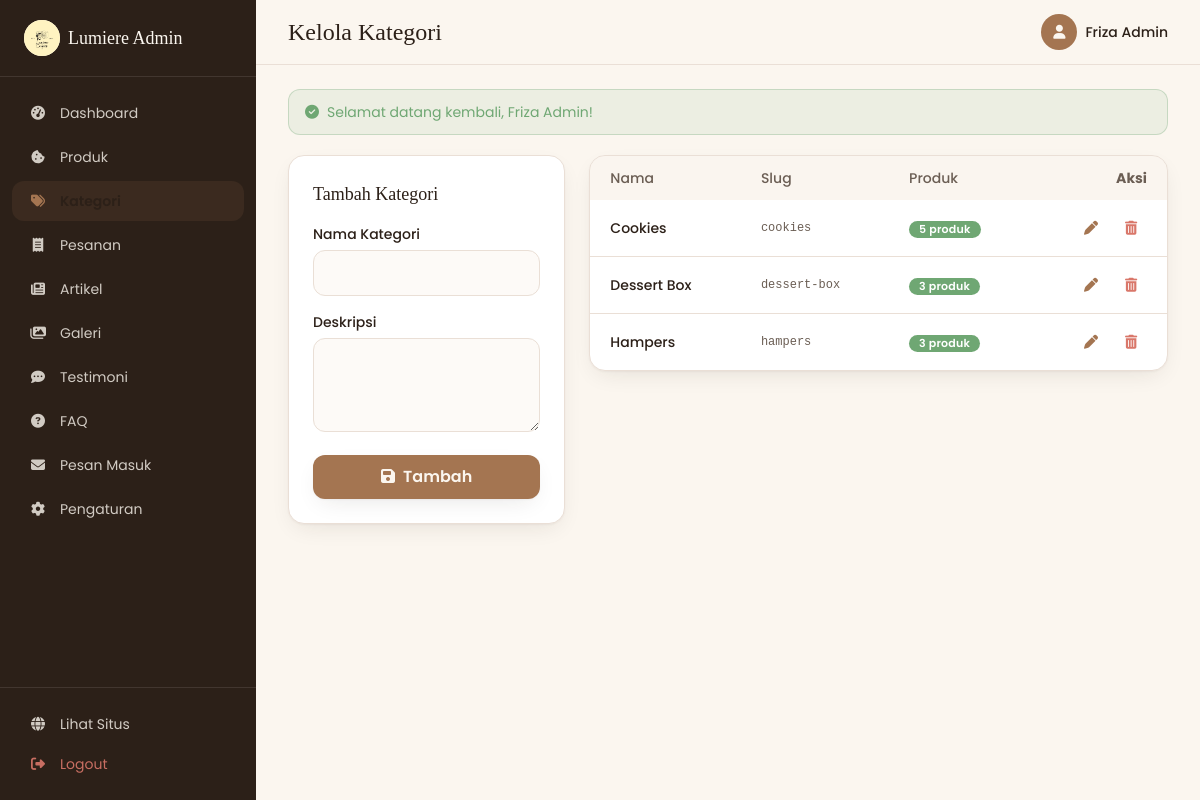
/index.php?page=admin/categories (signed in), run on the app's committed database.
### tables this page shows
CREATE TABLE categories (
  id          INT AUTO_INCREMENT PRIMARY KEY,
  name        VARCHAR(80) NOT NULL,
  slug        VARCHAR(100) NOT NULL UNIQUE,
  description VARCHAR(255) DEFAULT NULL,
  created_at  TIMESTAMP NOT NULL DEFAULT CURRENT_TIMESTAMP
);

### public/index.php (called while the page is built, shortened)
<?php
require __DIR__ . '/../src/config/database.php';
require __DIR__ . '/../src/includes/functions.php';
$routes = [
    'home'          => 'public/home.php',
    'catalog'       => 'public/catalog.php',
    'product'       => 'public/product.php',
    'cart'          => 'public/cart.php',
    'checkout'      => 'public/checkout.php',
    'order-success' => 'public/order_success.php',
    'articles'      => 'public/articles.php',
    'article'       => 'public/article.php',
    'contact'       => 'public/contact.php',
    'login'  => 'auth/login.php',
    'logout' => 'auth/logout.php',
    'api/cart' => 'api/cart.php',
    'admin'             => 'admin/dashboard.php',
    'admin/products'    => 'admin/products.php',
    'admin/categories'  => 'admin/categories.php',
    'admin/orders'      => 'admin/orders.php',
    'admin/order'       => 'admin/order_detail.php',
    'admin/export'      => 'admin/export_orders.php',
    'admin/testimonials'=> 'admin/testimonials.php',
    'admin/faqs'        => 'admin/faqs.php',
    'admin/articles'    => 'admin/articles.php',
    'admin/gallery'     => 'admin/gallery.php',
    'admin/messages'    => 'admin/messages.php',
    'admin/settings'    => 'admin/settings.php',
];
$page = $_GET['page'] ?? 'home';
$file = SRC_PATH . '/pages/' . $routes[$page];
require $file;

### src/includes/functions.php (called while the page is built, shortened)
<?php
function e($value): string
{
    return htmlspecialchars((string) ($value ?? ''), ENT_QUOTES, 'UTF-8');
}
function url(string $page = 'home', array $params = []): string
{
    $query = array_merge(['page' => $page], $params);
    return APP_BASE . '/index.php?' . http_build_query($query);
}
function asset(string $path): string
{
    return APP_BASE . '/assets/' . ltrim($path, '/');
}
function is_logged_in(): bool
{
    return !empty($_SESSION['admin_id']);
}
function current_admin(): ?array
{
    static $admin = null;
    if ($admin === null) {
        $stmt = db()->prepare('SELECT id, name, username, role FROM admins WHERE id = ?');
        $stmt->execute([$_SESSION['admin_id']]);
        $admin = $stmt->fetch() ?: null;
    }
    return $admin;
}
function get_flash(string $key): ?string
{
    if (!empty($_SESSION['flash'][$key])) {
        $msg = $_SESSION['flash'][$key];
        return $msg;
    }
    return null;
}

### src/config/database.php (called while the page is built, shortened)
<?php
if (!function_exists('env')) {
    function env(string $key, $default = null)
    {
        $val = getenv($key);
        return ($val === false || $val === '') ? $default : $val;
    }
}
function db(): PDO
{
    static $pdo = null;
    if ($pdo instanceof PDO) {
        return $pdo;
    }
    $host = env('DB_HOST', '127.0.0.1');
    $port = env('DB_PORT', '3306');
    $name = env('DB_NAME', 'lumiere_cookies');
    $user = env('DB_USER', 'root');
    $pass = env('DB_PASS', '');
    $dsn = "mysql:host={$host};port={$port};dbname={$name};charset=utf8mb4";
    try {
        $pdo = new PDO($dsn, $user, $pass, [
            PDO::ATTR_ERRMODE            => PDO::ERRMODE_EXCEPTION,
            PDO::ATTR_DEFAULT_FETCH_MODE => PDO::FETCH_ASSOC,
            PDO::ATTR_EMULATE_PREPARES   => false,
        ]);
    } catch (PDOException $e) {
        http_response_code(500);
        die(
            '<div style="font-family:sans-serif;max-width:560px;margin:80px auto;padding:24px;'
            . 'border:1px solid #EADFD6;border-radius:16px;background:#FFF8F2;color:#2F241F">'
            . '<h2 style="margin-top:0">Gagal terhubung ke database</h2>'
            . '<p>Pastikan MySQL berjalan dan file <code>.env</code> sudah diisi dengan benar '
            . '(DB_HOST, DB_NAME, DB_USER, DB_PASS), serta <code>schema.sql</code> &amp; '
            . '<code>seed.sql</code> sudah dijalankan.</p>'
            . '<p style="color:#D97A6C"><strong>Detail:</strong> ' . htmlspecialchars($e->getMessage()) . '</p>'
            . '</div>'
        );
    }
    return $pdo;
}

### src/pages/admin/categories.php (the view, shortened to what this page needs)
<?php
$pageTitle = 'Kelola Kategori';
$adminPage = 'admin/categories';
$pdo = db();
$edit = null;
$categories = $pdo->query(
    "SELECT c.*, COUNT(p.id) AS total FROM categories c
     LEFT JOIN products p ON p.category_id = c.id
     GROUP BY c.id ORDER BY c.name"
)->fetchAll();
require SRC_PATH . '/includes/admin_header.php';
?>
<div class="grid lg:grid-cols-3 gap-6">
  <div class="lg:col-span-1">
    <div class="bg-card border border-line rounded-2xl p-6 shadow-soft sticky top-24">
      <h2 class="font-display text-lg text-heading mb-4"><?= $edit ? 'Edit Kategori' : 'Tambah Kategori' ?></h2>
      <form method="post" action="<?= url('admin/categories') ?>" class="space-y-4">
        <div>
          <label class="block text-sm font-medium text-heading mb-1.5">Nama Kategori</label>
          <input name="name" value="<?= e($edit['name'] ?? '') ?>" required class="field w-full rounded-xl border border-line bg-cream/50 px-4 py-2.5 focus:border-primary focus:ring-2 focus:ring-primary/20 outline-none transition">
        </div>
        <div>
          <label class="block text-sm font-medium text-heading mb-1.5">Deskripsi</label>
          <textarea name="description" rows="3" class="field w-full rounded-xl border border-line bg-cream/50 px-4 py-2.5 focus:border-primary focus:ring-2 focus:ring-primary/20 outline-none transition"><?= e($edit['description'] ?? '') ?></textarea>
        </div>
        <div class="flex gap-2">
          <button type="submit" class="btn-primary flex-1 bg-primary hover:bg-hover text-cream font-semibold py-2.5 rounded-xl transition shadow-soft">
            <i class="fa-solid fa-floppy-disk mr-2"></i><?= $edit ? 'Simpan' : 'Tambah' ?>
          </button>
        </div>
      </form>
    </div>
  </div>
  <div class="lg:col-span-2">
    <div class="bg-card border border-line rounded-2xl shadow-soft overflow-hidden">
      <table class="w-full text-sm">
        <thead class="bg-muted/50 text-body text-left">
          <tr><th class="px-5 py-3 font-medium">Nama</th><th class="px-5 py-3 font-medium">Slug</th><th class="px-5 py-3 font-medium">Produk</th><th class="px-5 py-3 text-right">Aksi</th></tr>
        </thead>
        <tbody class="divide-y divide-line">
          <?php if (!$categories): ?>
            <tr><td colspan="4" class="px-5 py-10 text-center text-body">Belum ada kategori.</td></tr>
          <?php else: foreach ($categories as $c): ?>
          <tr class="hover:bg-muted/30 transition">
            <td class="px-5 py-3 font-medium text-heading"><?= e($c['name']) ?></td>
            <td class="px-5 py-3 text-body font-mono text-xs"><?= e($c['slug']) ?></td>
            <td class="px-5 py-3"><span class="badge badge-new"><?= (int) $c['total'] ?> produk</span></td>
            <td class="px-5 py-3">
              <div class="flex items-center justify-end gap-2">
                <a href="<?= url('admin/categories', ['id' => (int) $c['id']]) ?>" class="w-8 h-8 grid place-items-center rounded-lg hover:bg-primary/10 text-primary transition"><i class="fa-solid fa-pen"></i></a>
                <form method="post" action="<?= url('admin/categories') ?>" class="js-delete inline" data-name="<?= e($c['name']) ?>">
                  <button type="submit" class="w-8 h-8 grid place-items-center rounded-lg hover:bg-danger/10 text-danger transition"><i class="fa-solid fa-trash-can"></i></button>
                </form>
              </div>
            </td>
          </tr>
          <?php endforeach; endif; ?>
        </tbody>
      </table>
    </div>
  </div>
</div>
<?php require SRC_PATH . '/includes/admin_footer.php'; ?>

### src/includes/admin_header.php (shortened to what this page needs)
<?php
$admin     = current_admin();
$adminPage = $adminPage ?? '';
$pageTitle = $pageTitle ?? 'Admin';
$menu = [
    ['admin',              'Dashboard',   'fa-gauge-high'],
    ['admin/products',     'Produk',      'fa-cookie-bite'],
    ['admin/categories',   'Kategori',    'fa-tags'],
    ['admin/orders',       'Pesanan',     'fa-receipt'],
    ['admin/articles',     'Artikel',     'fa-newspaper'],
    ['admin/gallery',      'Galeri',      'fa-images'],
    ['admin/testimonials', 'Testimoni',   'fa-comment-dots'],
    ['admin/faqs',         'FAQ',         'fa-circle-question'],
    ['admin/messages',     'Pesan Masuk', 'fa-envelope'],
    ['admin/settings',     'Pengaturan',  'fa-gear'],
];
$flashSuccess = get_flash('success');
?>
<!DOCTYPE html>
<html lang="id" class="scroll-smooth">
<head>
<script src="https://cdn.tailwindcss.com"></script>
<link rel="stylesheet" href="https://cdnjs.cloudflare.com/ajax/libs/font-awesome/6.5.2/css/all.min.css">
<link rel="stylesheet" href="<?= asset('css/style.css') ?>">
</head>
<body class="bg-cream text-body font-sans antialiased">
<div class="min-h-screen flex">
  <aside id="adminSidebar" class="fixed lg:sticky top-0 z-40 h-screen w-64 shrink-0 bg-heading text-cream/80 flex flex-col -translate-x-full lg:translate-x-0 transition-transform duration-300">
    <div class="px-6 py-5 border-b border-cream/10 flex items-center gap-2">
      <span class="grid place-items-center w-9 h-9 rounded-full bg-cream overflow-hidden"><img src="<?= asset('images/logo.png') ?>" alt="Lumiere" class="w-full h-full object-contain"></span>
      <span class="font-display text-lg text-cream">Lumiere Admin</span>
    </div>
    <nav class="flex-1 overflow-y-auto px-3 py-4 space-y-1">
      <?php foreach ($menu as [$key, $label, $icon]):
        $is = $adminPage === $key; ?>
        <a href="<?= url($key) ?>"
           class="admin-link flex items-center gap-3 px-4 py-2.5 rounded-xl text-sm transition <?= $is ? 'active bg-primary text-cream' : 'hover:bg-cream/10' ?>">
          <i class="fa-solid <?= $icon ?> w-5 text-center"></i><?= e($label) ?>
        </a>
      <?php endforeach; ?>
    </nav>
    <div class="px-3 py-4 border-t border-cream/10">
      <a href="<?= url('home') ?>" target="_blank" class="flex items-center gap-3 px-4 py-2.5 rounded-xl text-sm hover:bg-cream/10 transition">
        <i class="fa-solid fa-globe w-5 text-center"></i>Lihat Situs
      </a>
      <a href="<?= url('logout') ?>" class="flex items-center gap-3 px-4 py-2.5 rounded-xl text-sm text-danger/90 hover:bg-danger/15 transition">
        <i class="fa-solid fa-right-from-bracket w-5 text-center"></i>Logout
      </a>
    </div>
  </aside>
  <div class="flex-1 min-w-0 flex flex-col">
    <header class="sticky top-0 z-20 bg-cream/85 backdrop-blur border-b border-line">
      <div class="px-4 sm:px-6 lg:px-8 h-16 flex items-center justify-between gap-3">
        <div class="flex items-center gap-3">
          <h1 class="font-display text-xl sm:text-2xl text-heading"><?= e($pageTitle) ?></h1>
        </div>
        <div class="flex items-center gap-3">
          <span class="hidden sm:flex items-center gap-2 text-sm">
            <span class="w-9 h-9 grid place-items-center rounded-full bg-primary text-cream"><i class="fa-solid fa-user"></i></span>
            <span class="text-heading font-medium"><?= e($admin['name'] ?? 'Admin') ?></span>
          </span>
        </div>
      </div>
    </header>
    <main class="flex-1 px-4 sm:px-6 lg:px-8 py-6">
      <?php if ($flashSuccess): ?>
        <div class="mb-5 rounded-xl border border-success/30 bg-success/10 text-success px-4 py-3 text-sm">
          <i class="fa-solid fa-circle-check mr-2"></i><?= e($flashSuccess) ?>
        </div>
      <?php endif; ?>

### public/assets/css/style.css (style rules this page uses)
:root { --primary: #A47551; --hover: #8C6244; --line: #EADFD6; --heading: #2C2018; }
* { -webkit-tap-highlight-color: transparent; }
.badge { display: inline-flex; align-items: center; gap: .25rem; font-size: 11px; font-weight: 600; letter-spacing: .02em; padding: 3px 10px; border-radius: 999px; line-height: 1; }
.badge-new { background: #6FA773; color: #fff; }
.btn-primary { position: relative; overflow: hidden; transition: transform .2s, box-shadow .3s, background-color .25s; }
.admin-link.active { background: rgba(164,117,81,.12); color: #2C2018; font-weight: 600; }
.admin-link.active i { color: #A47551; }
.field { transition: border-color .2s, box-shadow .2s; }

### data on the page
categories: name "Cookies", slug "cookies", total "5"
categories: name "Dessert Box", slug "dessert-box", total "3"
categories: name "Hampers", slug "hampers", total "3"

### other printed values
$label "Dashboard"
$label "Produk"
$label "Pesanan"
$label "Artikel"
$label "Galeri"
$label "Testimoni"
$label "FAQ"
$label "Pesan Masuk"
$label "Pengaturan"
$pageTitle "Kelola Kategori"
$admin['name'] "Friza Admin"
$flashSuccess "Selamat datang kembali, Friza Admin!"
